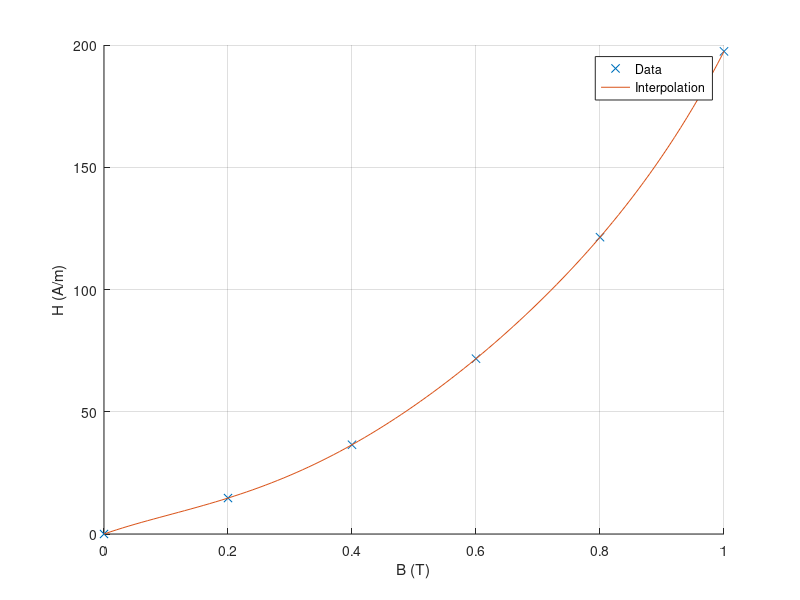
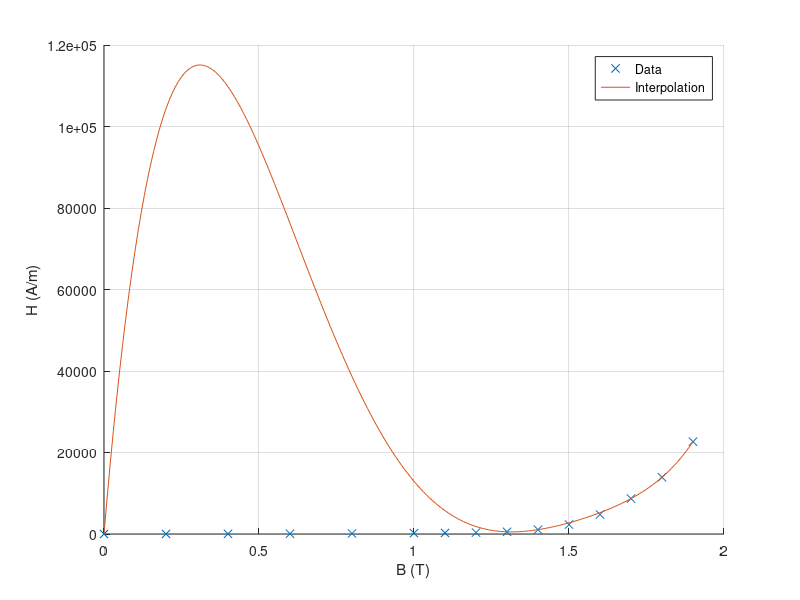
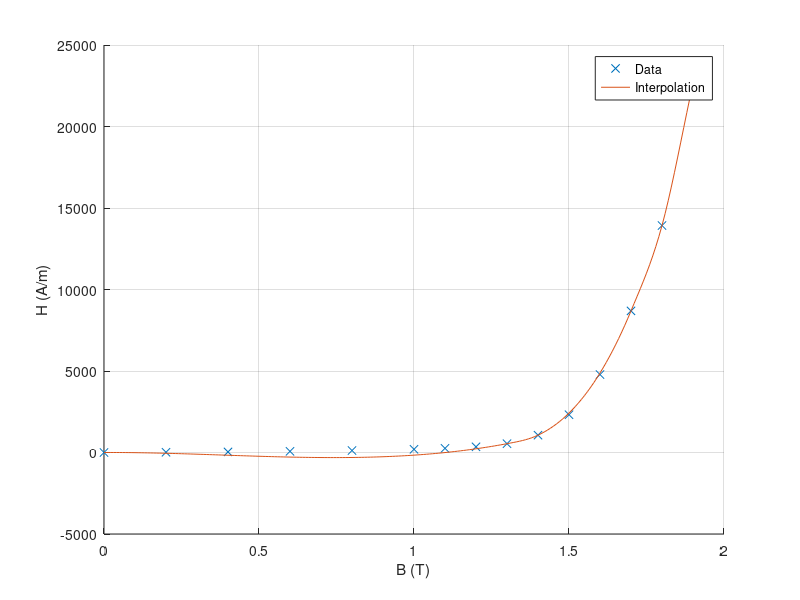

MATLAB code for these plots, in order:
close all;

hold on;

bh = csvread('q1data.csv', 1, 0);
plot(bh(1:6, 1), bh(1:6, 2), 'x');

interpol = csvread('q1a.csv', 1, 0);
plot(interpol(:, 1), interpol(:, 2));

xlabel('B (T)');
ylabel('H (A/m)');
legend('Data', 'Interpolation');
grid on;

saveas(gcf, 'q1a.eps', 'epsc');

figure;
hold on;

bh = csvread('q1data.csv', 1, 0);
plot(bh(:, 1), bh(:, 2), 'x');

interpol = csvread('q1b.csv', 1, 0);
plot(interpol(:, 1), interpol(:, 2));

xlabel('B (T)');
ylabel('H (A/m)');
legend('Data', 'Interpolation');
grid on;

saveas(gcf, 'q1b.eps', 'epsc');

figure;
hold on;

bh = csvread('q1data.csv', 1, 0);
plot(bh(:, 1), bh(:, 2), 'x');

interpol = csvread('q1c.csv', 1, 0);
plot(interpol(:, 1), interpol(:, 2));

xlabel('B (T)');
ylabel('H (A/m)');
legend('Data', 'Interpolation');
grid on;

saveas(gcf, 'q1c.eps', 'epsc');
